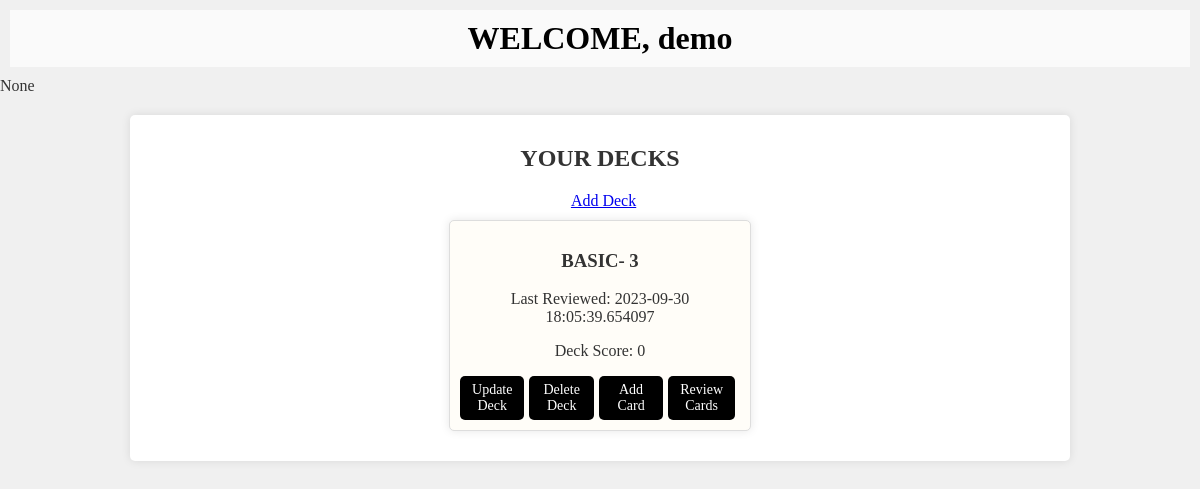
The page /user_dashboard/1 on the database as committed earlier.
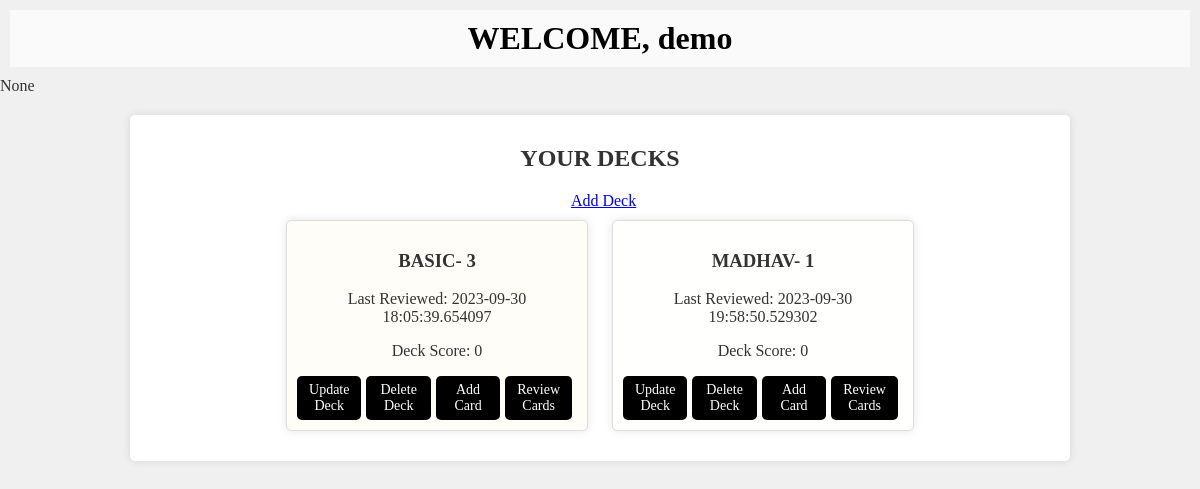
The same page on the database as committed later.
### app.py (models this page shows, shortened)
class User(db.Model):
        id = db.Column(db.Integer, primary_key = True, autoincrement=True)
        username = db.Column(db.String(200), nullable = False)
        email = db.Column(db.String(200), nullable = False)
        password = db.Column(db.String(8), nullable = False)
        user_decks = relationship('Deck')

class Deck(db.Model):
        id = db.Column(db.Integer, primary_key = True, autoincrement=True)
        name = db.Column(db.String(200), nullable = False)
        last_reviewed = db.Column(db.DateTime , default = datetime.now())
        deck_score = db.Column(db.Integer, nullable = False)
        cards = relationship('Card' , cascade="all, delete-orphan")
        user_id = db.Column(db.Integer, db.ForeignKey('user.id'), nullable=False)
        deck_user = relationship('User', overlaps="user_decks")

### app.py (the view)
@app.route('/user_dashboard/<int:user_id>',methods =['GET'])
def user_dashboard(user_id):
    msg = request.args.get('msg')
    user = User.query.get_or_404(user_id)
    print(user.user_decks)
    return render_template('user_dashboard.html', user = user, msg = msg)

### templates/user_dashboard.html (shortened to what this page needs)
<!DOCTYPE html>
<html lang="en">
<head>
</head>
<body>
    <header>
        <h1 style="background-color: rgba(255, 255, 255, 0.7); padding: 10px;">WELCOME, {{ user.username }}</h1>
    </header>
    {{msg}}
    <div class="container">
        <h2>YOUR DECKS</h2>
        <div style="text-align: center;">
            &nbsp <a href="/add_deck/{{ user.id }}"> Add Deck</a> <br>
            {% for deck in user.user_decks %}
        <div class="card">
            <h3>{{ deck.name }}- {{deck.cards | length}}</h3>
            <p>Last Reviewed: {{ deck.last_reviewed }}</p>
            <p>Deck Score: {{ deck.deck_score }}</p>
            <div class="card-buttons">
                <a href="/update_deck/{{ deck.id }}" class="btn">Update Deck</a>
                <a href="/delete_deck/{{ deck.id }}" class="btn">Delete Deck</a>
                <a href="/add_card/{{ deck.id }}" class="btn">Add Card</a>
                {% if deck.cards and deck.cards|map(attribute='card_score')|sum > 0 %}
                    <a href="/review_cards/{{ deck.id }}" class="btn">Review Cards</a>
                {% elif deck.cards|length==0 %}
                    <span class="btn">No cards</span>
                {% else %}
                    <a href="/reset_deck/{{ deck.id }}" class="btn">Reset Cards</a>
                {% endif %}
            </div>
        </div>
        {% endfor %}
    </div>
</body>
</html>

### templates/user_dashboard.html (style rules this page uses)
body, h1 { margin: 0; padding: 0; }
body { font-family: "Times New Roman", Times, serif; background-image: url('/static/background.png'); background-color: #f0f0f0; color: #333; }
header { background: url('/static/background.png') center center no-repeat; background-size: cover; color: #000; text-align: center; padding: 10px; }
.container { max-width: 900px; margin: 20px auto; background-color: #fff; padding: 20px; border-radius: 5px; box-shadow: 0px 0px 10px rgba(0, 0, 0, 0.1); }
.card { border: 1px solid #ddd; padding: 10px; margin: 10px; border-radius: 5px; display: inline-block; width: calc(33.33% - 20px); box-shadow: 0px 0px 10px rgba(0, 0, 0, 0.1); background-color: #fff; }
.card:nth-child(odd) { background-color: #FFFDF8; }
.card:nth-child(even) { background-color: #FFFFFE; }
.card a { margin-right: 10px; text-decoration: none; }
.container h2 { text-align: center; margin-top: 0; padding-top: 10px; }
.btn { background-color: black; color: white; padding: 6px 12px; border: none; border-radius: 5px; text-decoration: none; margin-right: 10px; cursor: pointer; font-size: 14px; }
.card-buttons { display: flex; justify-content: space-between; margin-top: 10px; }
.card-buttons a.btn { flex: 1; margin-right: 5px; }

Rows that differ between the two databases and show on the page:
added Deck: name "MADHAV", cards|length "1", last_reviewed "2023-09-30 19:58:50.529302", deck_score "0"
